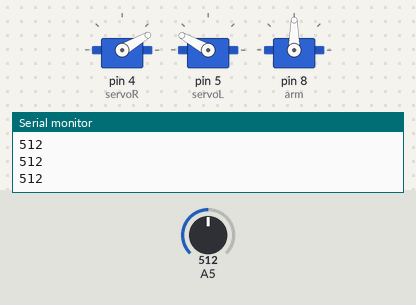
The sketch below on a simulated Arduino Uno, built with avr-gcc and run on an emulated ATmega328P. On the bench: 3 × servo, the last lines printed to the serial monitor. Inputs (shaded band) come from the test bench; at power-on: A5 = 512.

Above: at 1.2 s.
1.3 s: A5 set to 627
2.8 s: A5 set to 663
At 3.5 s:
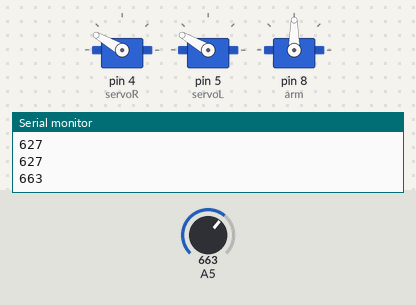
5.8 s: A5 set to 635
At 7.2 s:
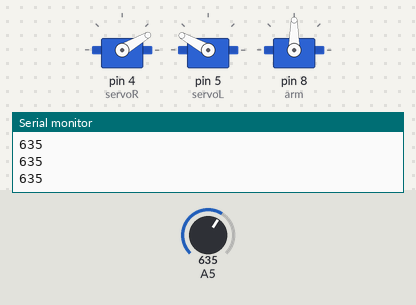
7.9 s: A5 set to 655
At 8.6 s:
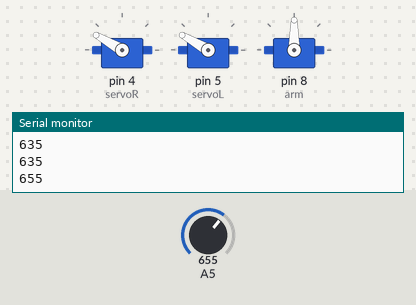
Timing chart, 0 to 10.9 s (numbered marks = the images above; inputs shaded):
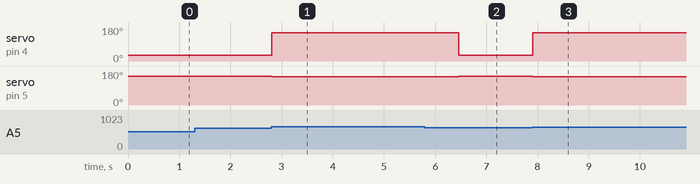

Measured:
- the behaviour switches between 645 and 646 on A5 (found by bisection; images 0 and 1)
- after the input at 2.8 s, servo on pin 4 (servoR): 30° → 150° at once; servo on pin 5 (servoL): 151° → 150° at once
- after the input at 5.8 s, servo on pin 4 (servoR): 150° → 30° after 0.66 s; servo on pin 5 (servoL): 150° → 151° after 0.66 s
- after the input at 7.9 s, servo on pin 4 (servoR): 30° → 150° at once; servo on pin 5 (servoL): 151° → 150° at once

The sketch:

ex5.ino
```cpp
//アームsensor sample
/*アームの距離センサがある程度障害物に反応している間停止し、
それ以外のときは直進する*/
#include <Servo.h>
Servo servoR;
Servo servoL;
Servo arm;
int a; // arm sensor
void setup() {
  // put your setup code here, to run once:

servoR.attach(4);//右モータが4に配線されている場合のアタッチ
servoL.attach(5);
arm.attach(8);//8番のモータをアームのモータとする
//各モータの回転位置の初期化
servoR.write(88);
servoL.write(88);
arm.write(88);
Serial.begin(9600);//シリアル通信の転送速度
}

void set_motor(int L, int R){
  servoL.write(L);//0≦L≦180、90から離れるほど速く回転
  servoR.write(R);//0≦R≦180
}

void turn(double A){
  double k = 90/95;
  double T;
  T = 0.95*(A+5.36)/0.0998;
  if(A<=180){
    set_motor(150,150);
  }else{
    set_motor(30,30);
    A=360-A;
  }
  delay(T);
  set_motor(88,88);
}

void loop(){
  a = analogRead(A5);//A5番のピンについている距離センサの値を読み取り
  Serial.println(a);//センサ値出力
  Serial.println();//シリアルモニタ上で改行
if(a>645) {//停止（前に障害物があるかの閾値を仮に500とした場合）
  servoL.write(88);//モータの個体差によっては90では止まらない場合もある
  servoR.write(88);
  turn(90);
//  a = analogRead(A5)
//  if(a > 400){
//    turn(180);
//  }else{
//
//  }
  arm.write(90);//アームが前向きになるよう維持
}else{//それ以外のとき直進するように速度をあたえる
  set_motor(151,30);
  arm.write(90);//アームが前向きになるよう維持

}
  delay(5);
}
```
